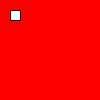
Frame 1 (no input)
Frame 60 (the mouse pressed at the canvas centre just before this capture): identical to frame 1, image omitted
Frame 120 (the mouse held since frame 60 and released just before this capture): identical to frame 1, image omitted

The Processing sketch that drew this single still picture (run headless with seeded random() and noise(); from frame 60 on, the mouse is pressed at the canvas centre):

// Processing sketch: processing_184403
// ── processing_184403.pde

void setup(){//executed once
    background(255,0,0);
    
}

void draw(){// executed every frame
    rect (10,10,10,10);
}
